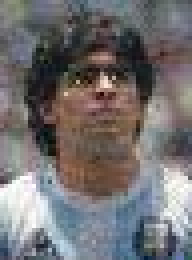
#> input picture notebooks/pics/maradona.jpeg, 48 x 65 px, found by its file name (shown 4 times larger)
$ jupyter execute --allow-errors scratch_downsample.ipynb   (shell and % lines are left out)   (Python 2 division)
#> lines starting #> are read from the running program, lines starting #| are printed output that depends on the picture; after the words box and inside, x2 and y2 are one past the last pixel; in counts of white or black regions, pixels touching at a corner belong together
[cell 1]
import PIL
from PIL import Image
import math
import numpy as np
from skimage.util import random_noise
import os
import pandas as pd
import matplotlib.pyplot as plt
from skimage import transform
from skimage.transform import SimilarityTransform, AffineTransform
import random

[cell 2]
im = Image.open('maradona.jpeg')
#> im is the input picture: PIL image 48x65 RGB; mean R, G, B 114.6, 111.4, 112.6

[cell 3]
def bicubic_downsample(im, factor=4):
#> called with factor = 4
    width, height = im.size
#> width = 48; height = 65
    new_width = int(math.floor(width / factor))
#> new_width = 12
    new_height = int(math.floor(height / factor))
#> new_height = 16
    im = im.resize((new_width, new_height), resample=PIL.Image.BICUBIC)
    # convert to [0.0,1.0]
    im = np.array(im)
    im = im/255
    im = random_noise(im,var=2e-3)
    im = random_noise(im,mode='s&p',amount=2e-3)
    im = Image.fromarray(np.multiply(im,255).astype('uint8'), 'RGB')
    return im

[cell 4]
im_rsz = bicubic_downsample(im,4)

[cell 5]
im.size
#> Out = (48, 65)

[cell 6]
im_rsz

[cell 7]
im_rsz.save('maradona_ds.jpeg')

[cell 8]
np.array(im)

# Image Transformation Experiment

[cell 9]
id_file_path = "D:Dataset/CelebA/list_landmarks_align_celeba.csv"
img_folder_path = "D:Dataset/CelebA/img_align_celeba/img_align_celeba/"

#> (a cell that did not finish here is left out)

#> (a cell that did not finish here is left out)

[cell 12]
attr_name = []
#> (the rest of this cell did not finish here and is left out)

[cell 13]
new_dict={}
for i in attr_name:
    new_dict[i]=list(zip(tbl_dict[i+'_x'].values(),tbl_dict[i+'_y'].values()))

[cell 14]
list_values=[]
for i in attr_name:
    list_values.append(list(zip(tbl_dict[i+'_x'].values(),tbl_dict[i+'_y'].values())))

[cell 15]
ab=list(zip(*list_values))
#> (the rest of this cell did not finish here and is left out)

#> (a cell that did not finish here is left out)

#> (a cell that did not finish here is left out)

[cell 18]
print(im.size)
#| (48, 65)
im

[cell 19]
# [25 lines left out: functions gaussian_k, generate_hm, not called in this run]

#> (a cell that did not finish here is left out)

plot landmark in face image

[cell 21]
img_gray = np.asarray(im.convert('L'))/255
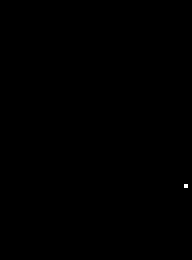
#> img_gray: shape (65, 48) (shown 4 times larger); values 0 (black) and 1 (white), 0.03% white in thin lines or dots, all inside (x1, y1, x2, y2) = (46, 46, 47, 47)
#> (the rest of this cell did not finish here and is left out)

### Rotate Image

[cell 22]
max_scale=0.01
max_rotation=0.01
max_shift=0.002
max_shear=0
mode="edge"

[cell 23]
# [25 lines left out: function warp_image, not called in this run]

#> (the rest of this cell did not finish here and is left out)

#> (a cell that did not finish here is left out)

[cell 25]
landmark_order = {"orig" : [0,1,2,3,4,5,6,7,8,9,11,12],
                  "new"  : [1,0,4,5,2,3,8,9,6,7,12,11]}

[cell 26]
# [125 lines left out: functions transform_img, transform_imgs, horizontal_flip, swap_index_for_horizontal_flip, not called in this run]

[cell 27]
FTRAIN = "data/training.csv"
FTEST  = "data/test.csv"
FIdLookup = 'data/IdLookupTable.csv'

[cell 28]
# [51 lines left out: functions gaussian_k, generate_hm, get_y_as_heatmap, not called in this run]

[cell 29]
def load(test=False, width=96,height=96,sigma=5):
    """
    load test/train data
    cols : a list containing landmark label names.
           If this is specified, only the subset of the landmark labels are
           extracted. for example, cols could be:

          [left_eye_center_x, left_eye_center_y]

    return:
    X:  2-d numpy array (Nsample, Ncol*Nrow)
    y:  2-d numpy array (Nsample, Nlandmarks*2)
        In total there are 15 landmarks.
        As x and y coordinates are recorded, u.shape = (Nsample,30)
    y0: panda dataframe containins the landmarks

    """
    from sklearn.utils import shuffle

    fname = FTEST if test else FTRAIN
    df = pd.read_csv(os.path.expanduser(fname))


    df['Image'] = df['Image'].apply(lambda im: np.fromstring(im, sep=' '))


    myprint = df.count()
    myprint = myprint.reset_index()
    print(myprint)
    ## row with at least one NA columns are removed!
    ## df = df.dropna()
    df = df.fillna(-1)

    X = np.vstack(df['Image'].values) / 255.  # changes valeus between 0 and 1
    X = X.astype(np.float32)

    if not test:  # labels only exists for the training data
        y, y0, nm_landmark = get_y_as_heatmap(df,height,width, sigma)
        X, y, y0 = shuffle(X, y, y0, random_state=42)  # shuffle data
        y = y.astype(np.float32)
    else:
        y, y0, nm_landmark = None, None, None

    return X, y, y0, nm_landmark

def load2d(test=False,width=96,height=96,sigma=5):

    re   = load(test,width,height,sigma)
